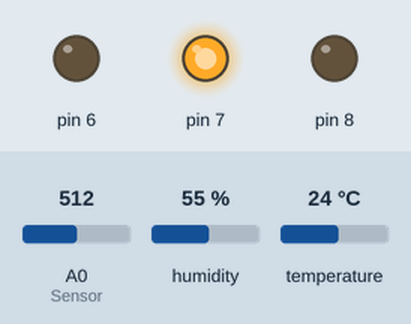
Recording of a sketch running on a simulated Arduino Uno, built with avr-gcc and run on an emulated ATmega328P. Shown: output pins drawn as LEDs (lit = HIGH). Inputs (shaded band) come from the test bench; at power-on: A0 (Sensor) = 512, humidity 55 %, temperature 24 °C. Storage starts empty; what the sketch prints to the serial monitor is not drawn.

Above: at 0.1 s.
Timing chart, 0 to 1.6 s (numbered marks = the images above):
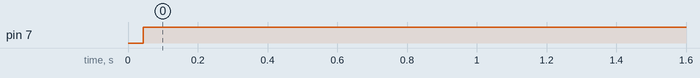

Measured:
- by itself, pin 7: LOW → HIGH at 0.04 s

The sketch:

greenhouse_newest.ino
```cpp
//Temp HUmidity:
#include <DHT.h>
#include <DHT_U.h>

//For tomato based on paper
int SET_TEMP_L = 65;
int SET_TEMP_H = 85;

int SET_HUM_L = 80;
int SET_HUM_H = 90;

int SET_SOIL_L = 50;


DHT d(2, DHT11);

//Soil:
const int AirValue = 620;   //you need to replace this value with Value_1
const int WaterValue = 310;  //you need to replace this value with Value_2

 //SD:
#include <SPI.h>
#include <SD.h>

const int chipSelect = 4;
 // MOSI - pin 11
 // MISO - pin 12
 // CLK - pin 13
 // CS - pin 4 (for MKRZero SD: SDCARD_SS_PIN)

void setup() {

pinMode(8, OUTPUT);
pinMode(7, OUTPUT);
pinMode(6, OUTPUT);

d.begin();
Serial.begin(9600);

//SD card must be in when booting up
  if (!SD.begin(chipSelect)) {
    return;
  }
}

void loop() {
  // make a string for assembling the data to log:
  String dataString = "";

  double temp = d.readTemperature(true, true);
  double hum = d.readHumidity();

int soilMoistureValue = 0;
int soilmoisturepercent = 0;

soilMoistureValue = analogRead(A0);  //put Sensor into soil
soilmoisturepercent = map(soilMoistureValue, AirValue, WaterValue, 0, 100);
if(soilmoisturepercent > 100)
{
  soilmoisturepercent = 100;
}
else if(soilmoisturepercent <0)
{
  soilmoisturepercent = 0;
}

if(temp < SET_TEMP_L){
//too cold. heat the plant with electric heater
    digitalWrite(8, HIGH);
} else {
  digitalWrite(8, LOW);
}

if(hum < SET_HUM_L || soilmoisturepercent < SET_SOIL_L || temp > SET_TEMP_H){
//not humid enough. mist
//or
//too hot. cool the plant with mist and fan
  digitalWrite(7, HIGH);
} else {
  digitalWrite(7, LOW);
}

if(hum > SET_HUM_H || temp > SET_TEMP_H){
//too humid. use fan
//or
//too hot. use fan.
  digitalWrite(6, HIGH);
} else {
  digitalWrite(6, LOW);
}

  dataString += "Temp: ";
  dataString += String(temp);

  dataString += ", Humidity: ";
  dataString += String(hum);

  dataString += ", Soil Moisture: ";
  dataString += String(soilmoisturepercent);

  Serial.print("Temp: ");
  Serial.print(temp);
  Serial.print("*F    Humidity: ");
  Serial.print(hum);
  Serial.print("%\n");
  Serial.print("Soil Moisture: ");
  Serial.print(soilmoisturepercent);
  Serial.print("%");

  Serial.print("\n\n");

  delay(60000);


  // open the file. note that only one file can be open at a time,
  // so you have to close this one before opening another.
  File dataFile = SD.open("datalog.txt", FILE_WRITE);

  // if the file is available, write to it:
  if (dataFile) {
    dataFile.println(dataString);
    dataFile.close();
  }

}
```
